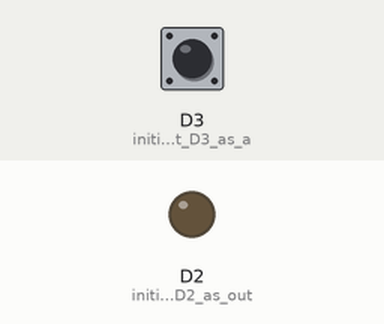
Simulated run of this sketch. Board: ESP8266 (NodeMCU). Shown: output pins drawn as LEDs (lit = HIGH). The test bench sets the inputs (shaded band); at power-on: D3 (initialize_Port_D3_as_a) HIGH.

Above: at 1.2 s.
1.3 s: D3 (initialize_Port_D3_as_a) pulled LOW for 0.15 s
At 1.37 s:
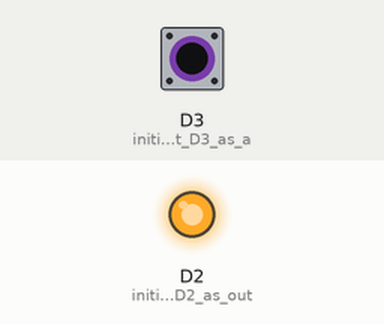
2.9 s: D3 (initialize_Port_D3_as_a) pulled LOW for 3.2 s
At 6.4 s:
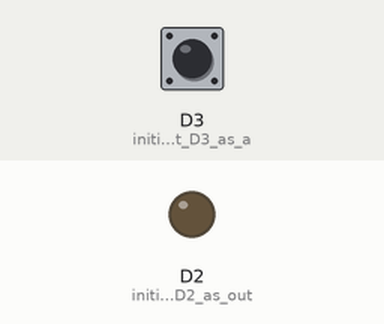
Timing chart, 0 to 7.9 s (numbered marks = the images above; inputs shaded):
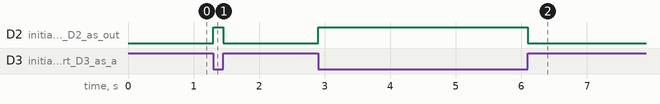

The sketch:

Lab1Part4.ino
```cpp
// Filename:    Lab1Part4.ino
// Author:      Christopher Andrade (2221525)
// Date:        06/17/24
// Description: This file utilizes an off-board tactile switch to control the status of an off-board LED
//              (If the button is pressed the LED lights, LED is off otherwise)

void setup() {
  pinMode (D3, INPUT_PULLUP); // initialize Port D3 as a "PULLED UP" input
  pinMode (D2, OUTPUT); // initialize Port D2 as output
}

void loop() {
  if (!digitalRead(D3)) { // Utilizing INPUT_PULLUP therefore reads HIGH when button is not pressed, must NOT (!) the read.
    digitalWrite(D2, HIGH); // Light LED when button is pushed
  } else {
    digitalWrite(D2, LOW);  // LED is off otherwise (button not pushed)
  }
}
```

Measured:
- after the input at 1.3 s, D2 (initialize_Port_D2_as_out): LOW → HIGH at once, → LOW 0.15 s later
- after the input at 2.9 s, D2 (initialize_Port_D2_as_out): LOW → HIGH at once, → LOW 3.2 s later
